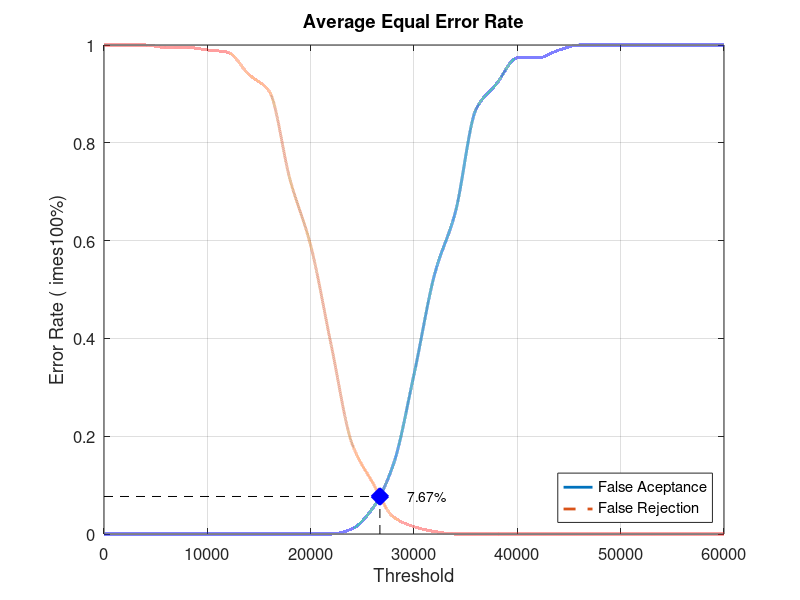
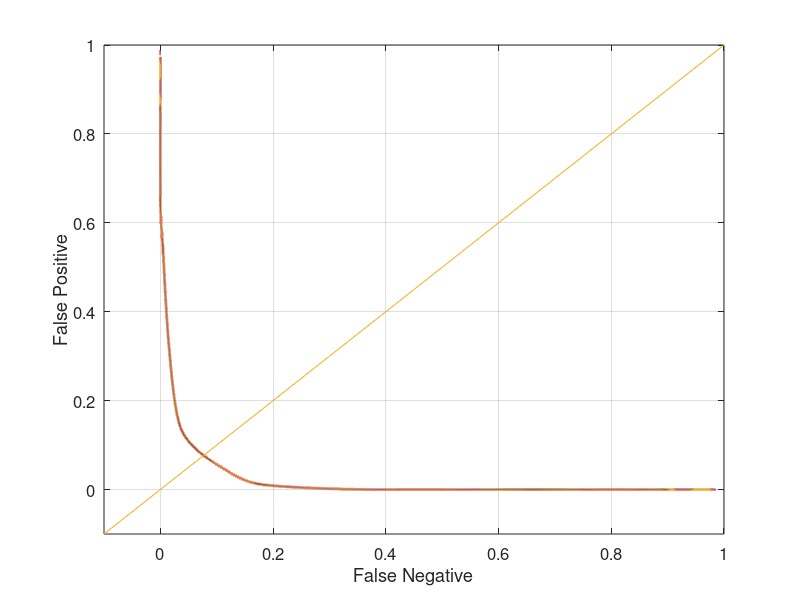

MATLAB code for these plots, in order:
close all;
clear;
clc;
x = 0:2000:60000;
xq = 0:0.5:60000;

y0 = [0 0 0 0 0 0 0 0 0 0 0 0 0.0105263 0.0526316 0.142105 0.326316 0.531579 0.657895 0.868421 0.921053 0.973684 0.973684 0.989474 1 1 1 1 1 1 1 1]
yy0 = interp1(x, y0, xq, 'pchip');
y1 = [1 1 1 0.995 0.995 0.99 0.985 0.94 0.905 0.725 0.59 0.385 0.185 0.105 0.035 0.015 0.005 0 0 0 0 0 0 0 0 0 0 0 0 0 0]
yy1 = interp1(x, y1, xq, 'pchip');

% Calculating EER: 
y2 = abs(y0 - y1);
find(y2 == min(y2))
yy2 = abs(yy0 - yy1);
xEER = find(yy2 == min(yy2));
xEERIndex = xq(xEER) % X-axis EER
yEER = yy0(xEER) % Y-axis EER

main = figure
plot(xq, yy0,'-','LineWidth', 2);	hold on
plot(xq, yy1,'--','LineWidth', 2);	hold on
plot([xEERIndex xEERIndex], [0 yEER], 'k--');	hold on
plot([0 xEERIndex], [yEER yEER], 'k--');	hold on
plot(xEERIndex, yEER, 'bx', 'LineWidth', 10);	hold on
text(xEERIndex + 10 * xEERIndex / 100, yEER, [num2str(round((10000 * yEER)) / 100) '%'])
legend('False Aceptance', 'False Rejection', 'Location', 'SouthEast')
xlabel('Threshold')
ylabel('Error Rate (	imes100%)')
title('Average Equal Error Rate')
set(gca, 'FontSize', 12)
axis([0 60000 0 1])
grid on

print(main, 'Database1_3Main', '-dpng');
FNRxFPR = figure('Color', [1 1 1]);
plot(yy1, yy0, '-', yy1, yy0, 'LineWidth', 2);
hold on
y = -0.1:0.1:1
plot(y, y); 
set(gca, 'FontSize', 12)
xlabel('False Negative')
ylabel('False Positive')
axis([-0.1 1 -0.1 1])
set(gca, 'FontSize', 12)
grid on

print(FNRxFPR, 'Database1_3FNRxFPR','-dpng');
